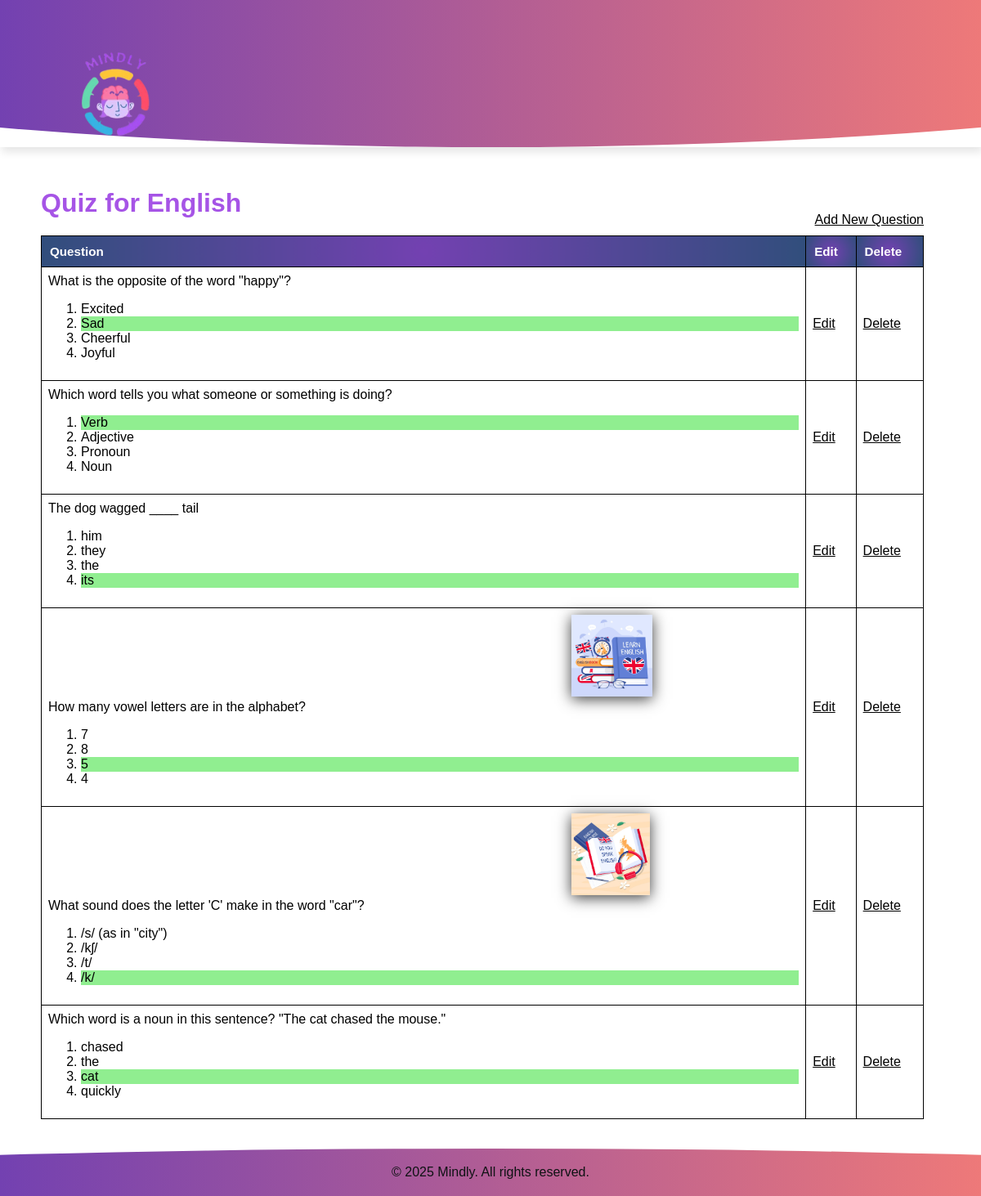
The page /web2/Quiz_page.php?quizID=3342 (signed in) on the database its author committed.
### tables this page shows
CREATE TABLE `topic` (
  `id` int(11) NOT NULL,
  `topicName` varchar(200) NOT NULL
);

CREATE TABLE `quizquestion` (
  `id` int(11) NOT NULL,
  `quizID` int(11) NOT NULL,
  `question` varchar(500) NOT NULL,
  `questionFigureFileName` varchar(500) NOT NULL,
  `answerA` varchar(500) NOT NULL,
  `answerB` varchar(500) NOT NULL,
  `answerC` varchar(500) NOT NULL,
  `answerD` varchar(500) NOT NULL,
  `correctAnswer` enum('A','B','C','D') NOT NULL
);

### web2/Quiz_page.php (the view, shortened to what this page needs)
<?php
require 'db.php';
$quizID = intval($_GET['quizID']);
$stmt = $connection->prepare("
    SELECT t.topicName
    FROM quiz q
    JOIN topic t ON q.topicID = t.id
    WHERE q.id = ? AND q.educatorID = ?
");
$stmt->bind_param("ii", $quizID, $_SESSION['user_id']);
$stmt->execute();
$result = $stmt->get_result();
$quiz = $result->fetch_assoc();
$sql = "SELECT id, question, questionFigureFileName, answerA, answerB, answerC, answerD, correctAnswer
        FROM quizquestion
        WHERE quizID = ?
        ORDER BY id ASC";
$stmt = $connection->prepare($sql);
$stmt->bind_param("i", $quizID);
$stmt->execute();
$result_questions = $stmt->get_result();
?>
<!DOCTYPE html>
<html lang="en">
<head>
  <link rel="stylesheet" href="Educators homepage.css">
  <link rel="stylesheet" href="style.css">
</head>
<body onload="document.body.style.opacity='1'">
  <header>
    <nav>
      <ul>
        <li><a href="Educators_homepage.php"><img src="images/mindly.png" alt="Mindly Logo"></a></li>
      </ul>
    </nav>
  </header>
  <main>
    <table>
      <caption style="text-align: left;">
        <span style="float: left; font-weight: bolder; color: #a654e6; font-size: 2rem;">
          Quiz for <?php echo htmlspecialchars($quiz['topicName']); ?>
        </span>
        <a href="Addquestion.php?quizID=<?php echo $quizID; ?>"
           style="float: right; font-size: medium; font-weight: normal; margin-top: 30px;">
          Add New Question
        </a>
      </caption>
      <thead>
        <tr>
          <th>Question</th>
          <th>Edit</th>
          <th>Delete</th>
        </tr>
      </thead>
      <tbody>
        <?php if ($result_questions->num_rows > 0): ?>
          <?php while ($row = $result_questions->fetch_assoc()): ?>
            <tr>
              <td>
                <?php if (!empty($row['questionFigureFileName'])): ?>
                  <img style="height: 100px; object-fit: contain; margin-left: 80vh; box-shadow: 0px 3px 17px rgb(61, 61, 61);"
                       src="uploads/<?php echo htmlspecialchars($row['questionFigureFileName']); ?>"
                       alt="question image"><br>
                <?php endif; ?>
                <?php echo htmlspecialchars($row['question']); ?><br>
                <ol>
                  <li <?php if ($row['correctAnswer'] === 'A') echo 'style="background-color: lightgreen;"'; ?>>
                    <?php echo htmlspecialchars($row['answerA']); ?>
                  </li>
                  <li <?php if ($row['correctAnswer'] === 'B') echo 'style="background-color: lightgreen;"'; ?>>
                    <?php echo htmlspecialchars($row['answerB']); ?>
                  </li>
                  <li <?php if ($row['correctAnswer'] === 'C') echo 'style="background-color: lightgreen;"'; ?>>
                    <?php echo htmlspecialchars($row['answerC']); ?>
                  </li>
                  <li <?php if ($row['correctAnswer'] === 'D') echo 'style="background-color: lightgreen;"'; ?>>
                    <?php echo htmlspecialchars($row['answerD']); ?>
                  </li>
                </ol>
              </td>
              <td>
                 <a href="EditQuestion.php?quiz_id=<?php echo $quizID; ?>&question_id=<?php echo $row['id']; ?>">Edit</a>
              </td>
              <td>
                <a href="DeleteQuestion.php?questionID=<?php echo htmlspecialchars($row['id']); ?>&quizID=<?php echo htmlspecialchars($quizID); ?>"
                   onclick="return confirm('Are you sure you want to delete this question?');">
                   Delete
                </a>
              </td>
            </tr>
          <?php endwhile; ?>
        <?php else: ?>
          <tr>
            <td colspan="3" style="text-align:center;">No questions found for this quiz.</td>
          </tr>
        <?php endif; ?>
      </tbody>
    </table>
  </main>
    <br>
    <br>
  <div class="footer-container">
    <footer>
      <p>&copy; 2025 Mindly. All rights reserved.</p>
    </footer>
  </div>
</body>
</html>

### web2/Educators homepage.css (style rules this page uses)
html { scroll-behavior: smooth; }
body { opacity: 0; transition: opacity 1s ease-in-out; margin: 0; padding: 0; }
table { margin-top: 50px; width: 90%; border-collapse: collapse; border: 1px solid black; margin-left: 50px; }
caption { font-weight: bold; margin-bottom: 10px; text-align: left; }
th { background-image: radial-gradient(circle, #7341b1, #314e7c); color: #ffffff; padding: 15px; text-align: left; font-size: 0.95rem; font-weight: 600; padding: 10px; text-align: left; border: 1px solid black; }
td { padding: 8px; border: 1px solid black; }
table a { color: black; }

### web2/style.css (style rules this page uses)
html { scroll-behavior: smooth; }
body { font-family: Arial, sans-serif; }
header { box-shadow: 2px 6px 10px rgba(0, 0, 0, 0.1); }
nav { min-height: 160px; max-height: 180px; background-image: linear-gradient(to right, #7341b1, #ee7979); clip-path: ellipse(100% 100% at 50% 0%); overflow: hidden; width: 100%; box-shadow: 0 4px 8px rgba(0, 0, 0, 0.1); }
nav li { list-style-type: none; float: left; }
nav img { height: 50%; width: 40%; }
footer { background-image: linear-gradient(to right, #7341b1, #ee7979); clip-path: ellipse(100% 100% at 50% 100%); overflow: visible; width: 100%; box-shadow: 0 6px 12px rgba(0, 0, 0, 0.15); padding: 20px 0; text-align: center; position: relative; }
footer p { margin: 0; font-size: 16px; color: #0f1214; }

### rows shown on the page
topic: topicName "English"
quizquestion: question "What is the opposite of the word \"happy\"?", answerA "Excited", answerB "Sad", answerC "Cheerful", answerD "Joyful"
quizquestion: question "Which word tells you what someone or something is doing?", answerA "Verb", answerB "Adjective", answerC "Pronoun", answerD "Noun"
quizquestion: question "The dog wagged ____ tail", answerA "him", answerB "they", answerC "the", answerD "its"
quizquestion: questionFigureFileName (picture), question "How many vowel letters are in the alphabet?", answerA "7", answerB "8", answerC "5", answerD "4"
quizquestion: questionFigureFileName (picture), question "What sound does the letter 'C' make in the word \"car\"?", answerA "/s/ (as in \"city\")", answerB "/kʃ/", answerC "/t/", answerD "/k/"
quizquestion: question "Which word is a noun in this sentence? \"The cat chased the mouse.\"", answerA "chased", answerB "the", answerC "cat", answerD "quickly"
